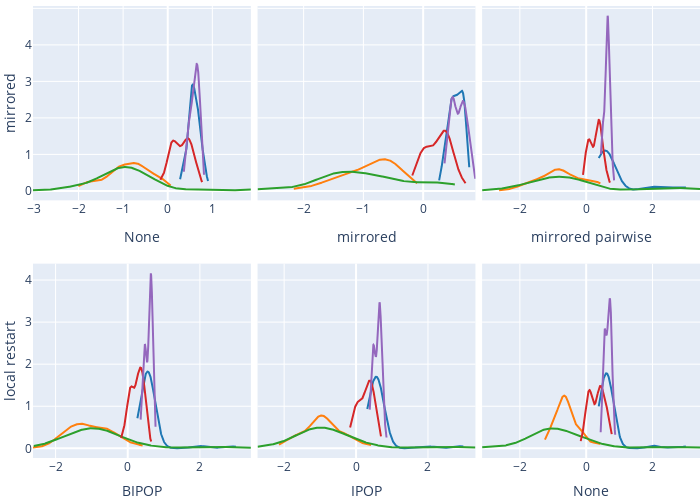

Notebook code for this chart:
### Code cell
import pandas as pd
import numpy as np
import plotly.figure_factory as ff
from plotly.subplots import make_subplots



dim=5
budget=2000
df = pd.read_csv('../data/processed_data_modCMA/conf_perf2vec.csv', index_col=0)
df_grid = pd.read_csv('../data/raw_data/dt_grid_v2.csv', index_col=0)
variable = f'.*_{budget}_{dim}'           
df = df[df.index.str.contains(fr'\b{variable}\b', regex=True)]
df.index = [ int(i.split("_")[0]) for i in df.index]
fig = make_subplots(rows=2, cols=3, vertical_spacing=0.14, shared_yaxes=True, horizontal_spacing=0.01)


row = 1
for module in ['mirrored', 'local_restart']:
    col = 1
    module_values = df_grid[module]
    df = df.join(module_values)
    df = df.replace({np.nan: 'None'})
    unique_module_values = np.unique(df[module])
    for m in range(0, len(unique_module_values)):
        unique_module_value = unique_module_values[m]
        print(unique_module_value)
        df_sub_m = df[df[module]==unique_module_value]
        df_sub_m = df_sub_m.drop([module], axis=1)
        g1 = df_sub_m.iloc[:,0:5]
        g2 = df_sub_m.iloc[:,5:9]
        g3 = df_sub_m.iloc[:,9:14]
        g4 = df_sub_m.iloc[:,14:19]
        g5 = df_sub_m.iloc[:,19:24]
        groups = [g1, g2, g3, g4, g5]
        hist_data = []
        for df_g in groups:
            dist = df_g.mean(axis=1).values   
            dist = [np.log10(10**(-8)) if d == 0 else np.log10(d) for d in dist]
            hist_data.append(dist)

        subfig = ff.create_distplot(hist_data, ['g1', 'g2', 'g3', 'g4', 'g5'], show_hist=False, show_rug=False)
        fig.add_trace(subfig['data'][0], row = row, col=col)
        fig.add_trace(subfig['data'][1], row = row, col=col)
        fig.add_trace(subfig['data'][2], row = row, col=col)
        fig.add_trace(subfig['data'][3], row = row, col=col)
        fig.add_trace(subfig['data'][4], row = row, col=col)
        col+=1
    row +=1


fig.update_layout(
    autosize=False,
    width=700,
    height=500,
    showlegend=False,
    margin=dict(l=0,r=0,b=0,t=0),
)
fig['layout']['yaxis']['title']='mirrored'
fig['layout']['yaxis4']['title']='local restart'
fig['layout']['xaxis']['title']='None'
fig['layout']['xaxis2']['title']='mirrored'
fig['layout']['xaxis3']['title']='mirrored pairwise'
fig['layout']['xaxis4']['title']='BIPOP'
fig['layout']['xaxis5']['title']='IPOP'
fig['layout']['xaxis6']['title']='None'
fig.show()

### Figure 1 — Plotly figure (JSON) as saved in the notebook; plotly's stock layout.template omitted (floating-point values rounded to 4 significant figures; data arrays with more than 128 entries replaced by an {"elided": "..."} marker saying what was removed)
{"data": [{"legendgroup": "g1", "marker": {"color": "rgb(31, 119, 180)"}, "mode": "lines", "name": "g1", "showlegend": true, "type": "scatter", "x": {"elided": "500 float values"}, "xaxis": "x", "y": {"elided": "500 float values"}, "yaxis": "y"}, {"legendgroup": "g2", "marker": {"color": "rgb(255, 127, 14)"}, "mode": "lines", "name": "g2", "showlegend": true, "type": "scatter", "x": {"elided": "500 float values"}, "xaxis": "x", "y": {"elided": "500 float values"}, "yaxis": "y"}, {"legendgroup": "g3", "marker": {"color": "rgb(44, 160, 44)"}, "mode": "lines", "name": "g3", "showlegend": true, "type": "scatter", "x": {"elided": "500 float values"}, "xaxis": "x", "y": {"elided": "500 float values"}, "yaxis": "y"}, {"legendgroup": "g4", "marker": {"color": "rgb(214, 39, 40)"}, "mode": "lines", "name": "g4", "showlegend": true, "type": "scatter", "x": {"elided": "500 float values"}, "xaxis": "x", "y": {"elided": "500 float values"}, "yaxis": "y"}, {"legendgroup": "g5", "marker": {"color": "rgb(148, 103, 189)"}, "mode": "lines", "name": "g5", "showlegend": true, "type": "scatter", "x": {"elided": "500 float values"}, "xaxis": "x", "y": {"elided": "500 float values"}, "yaxis": "y"}, {"legendgroup": "g1", "marker": {"color": "rgb(31, 119, 180)"}, "mode": "lines", "name": "g1", "showlegend": true, "type": "scatter", "x": {"elided": "500 float values"}, "xaxis": "x2", "y": {"elided": "500 float values"}, "yaxis": "y2"}, {"legendgroup": "g2", "marker": {"color": "rgb(255, 127, 14)"}, "mode": "lines", "name": "g2", "showlegend": true, "type": "scatter", "x": {"elided": "500 float values"}, "xaxis": "x2", "y": {"elided": "500 float values"}, "yaxis": "y2"}, {"legendgroup": "g3", "marker": {"color": "rgb(44, 160, 44)"}, "mode": "lines", "name": "g3", "showlegend": true, "type": "scatter", "x": {"elided": "500 float values"}, "xaxis": "x2", "y": {"elided": "500 float values"}, "yaxis": "y2"}, {"legendgroup": "g4", "marker": {"color": "rgb(214, 39, 40)"}, "mode": "lines", "name": "g4", "showlegend": true, "type": "scatter", "x": {"elided": "500 float values"}, "xaxis": "x2", "y": {"elided": "500 float values"}, "yaxis": "y2"}, {"legendgroup": "g5", "marker": {"color": "rgb(148, 103, 189)"}, "mode": "lines", "name": "g5", "showlegend": true, "type": "scatter", "x": {"elided": "500 float values"}, "xaxis": "x2", "y": {"elided": "500 float values"}, "yaxis": "y2"}, {"legendgroup": "g1", "marker": {"color": "rgb(31, 119, 180)"}, "mode": "lines", "name": "g1", "showlegend": true, "type": "scatter", "x": {"elided": "500 float values"}, "xaxis": "x3", "y": {"elided": "500 float values"}, "yaxis": "y3"}, {"legendgroup": "g2", "marker": {"color": "rgb(255, 127, 14)"}, "mode": "lines", "name": "g2", "showlegend": true, "type": "scatter", "x": {"elided": "500 float values"}, "xaxis": "x3", "y": {"elided": "500 float values"}, "yaxis": "y3"}, {"legendgroup": "g3", "marker": {"color": "rgb(44, 160, 44)"}, "mode": "lines", "name": "g3", "showlegend": true, "type": "scatter", "x": {"elided": "500 float values"}, "xaxis": "x3", "y": {"elided": "500 float values"}, "yaxis": "y3"}, {"legendgroup": "g4", "marker": {"color": "rgb(214, 39, 40)"}, "mode": "lines", "name": "g4", "showlegend": true, "type": "scatter", "x": {"elided": "500 float values"}, "xaxis": "x3", "y": {"elided": "500 float values"}, "yaxis": "y3"}, {"legendgroup": "g5", "marker": {"color": "rgb(148, 103, 189)"}, "mode": "lines", "name": "g5", "showlegend": true, "type": "scatter", "x": {"elided": "500 float values"}, "xaxis": "x3", "y": {"elided": "500 float values"}, "yaxis": "y3"}, {"legendgroup": "g1", "marker": {"color": "rgb(31, 119, 180)"}, "mode": "lines", "name": "g1", "showlegend": true, "type": "scatter", "x": {"elided": "500 float values"}, "xaxis": "x4", "y": {"elided": "500 float values"}, "yaxis": "y4"}, {"legendgroup": "g2", "marker": {"color": "rgb(255, 127, 14)"}, "mode": "lines", "name": "g2", "showlegend": true, "type": "scatter", "x": {"elided": "500 float values"}, "xaxis": "x4", "y": {"elided": "500 float values"}, "yaxis": "y4"}, {"legendgroup": "g3", "marker": {"color": "rgb(44, 160, 44)"}, "mode": "lines", "name": "g3", "showlegend": true, "type": "scatter", "x": {"elided": "500 float values"}, "xaxis": "x4", "y": {"elided": "500 float values"}, "yaxis": "y4"}, {"legendgroup": "g4", "marker": {"color": "rgb(214, 39, 40)"}, "mode": "lines", "name": "g4", "showlegend": true, "type": "scatter", "x": {"elided": "500 float values"}, "xaxis": "x4", "y": {"elided": "500 float values"}, "yaxis": "y4"}, {"legendgroup": "g5", "marker": {"color": "rgb(148, 103, 189)"}, "mode": "lines", "name": "g5", "showlegend": true, "type": "scatter", "x": {"elided": "500 float values"}, "xaxis": "x4", "y": {"elided": "500 float values"}, "yaxis": "y4"}, {"legendgroup": "g1", "marker": {"color": "rgb(31, 119, 180)"}, "mode": "lines", "name": "g1", "showlegend": true, "type": "scatter", "x": {"elided": "500 float values"}, "xaxis": "x5", "y": {"elided": "500 float values"}, "yaxis": "y5"}, {"legendgroup": "g2", "marker": {"color": "rgb(255, 127, 14)"}, "mode": "lines", "name": "g2", "showlegend": true, "type": "scatter", "x": {"elided": "500 float values"}, "xaxis": "x5", "y": {"elided": "500 float values"}, "yaxis": "y5"}, {"legendgroup": "g3", "marker": {"color": "rgb(44, 160, 44)"}, "mode": "lines", "name": "g3", "showlegend": true, "type": "scatter", "x": {"elided": "500 float values"}, "xaxis": "x5", "y": {"elided": "500 float values"}, "yaxis": "y5"}, {"legendgroup": "g4", "marker": {"color": "rgb(214, 39, 40)"}, "mode": "lines", "name": "g4", "showlegend": true, "type": "scatter", "x": {"elided": "500 float values"}, "xaxis": "x5", "y": {"elided": "500 float values"}, "yaxis": "y5"}, {"legendgroup": "g5", "marker": {"color": "rgb(148, 103, 189)"}, "mode": "lines", "name": "g5", "showlegend": true, "type": "scatter", "x": {"elided": "500 float values"}, "xaxis": "x5", "y": {"elided": "500 float values"}, "yaxis": "y5"}, {"legendgroup": "g1", "marker": {"color": "rgb(31, 119, 180)"}, "mode": "lines", "name": "g1", "showlegend": true, "type": "scatter", "x": {"elided": "500 float values"}, "xaxis": "x6", "y": {"elided": "500 float values"}, "yaxis": "y6"}, {"legendgroup": "g2", "marker": {"color": "rgb(255, 127, 14)"}, "mode": "lines", "name": "g2", "showlegend": true, "type": "scatter", "x": {"elided": "500 float values"}, "xaxis": "x6", "y": {"elided": "500 float values"}, "yaxis": "y6"}, {"legendgroup": "g3", "marker": {"color": "rgb(44, 160, 44)"}, "mode": "lines", "name": "g3", "showlegend": true, "type": "scatter", "x": {"elided": "500 float values"}, "xaxis": "x6", "y": {"elided": "500 float values"}, "yaxis": "y6"}, {"legendgroup": "g4", "marker": {"color": "rgb(214, 39, 40)"}, "mode": "lines", "name": "g4", "showlegend": true, "type": "scatter", "x": {"elided": "500 float values"}, "xaxis": "x6", "y": {"elided": "500 float values"}, "yaxis": "y6"}, {"legendgroup": "g5", "marker": {"color": "rgb(148, 103, 189)"}, "mode": "lines", "name": "g5", "showlegend": true, "type": "scatter", "x": {"elided": "500 float values"}, "xaxis": "x6", "y": {"elided": "500 float values"}, "yaxis": "y6"}], "layout": {"autosize": false, "height": 500, "margin": {"b": 0, "l": 0, "r": 0, "t": 0}, "showlegend": false, "width": 700, "xaxis": {"anchor": "y", "domain": [0, 0.3267], "title": {"text": "None"}}, "xaxis2": {"anchor": "y2", "domain": [0.3367, 0.6633], "title": {"text": "mirrored"}}, "xaxis3": {"anchor": "y3", "domain": [0.6733, 1], "title": {"text": "mirrored pairwise"}}, "xaxis4": {"anchor": "y4", "domain": [0, 0.3267], "title": {"text": "BIPOP"}}, "xaxis5": {"anchor": "y5", "domain": [0.3367, 0.6633], "title": {"text": "IPOP"}}, "xaxis6": {"anchor": "y6", "domain": [0.6733, 1], "title": {"text": "None"}}, "yaxis": {"anchor": "x", "domain": [0.57, 1], "title": {"text": "mirrored"}}, "yaxis2": {"anchor": "x2", "domain": [0.57, 1], "matches": "y", "showticklabels": false}, "yaxis3": {"anchor": "x3", "domain": [0.57, 1], "matches": "y", "showticklabels": false}, "yaxis4": {"anchor": "x4", "domain": [0, 0.43], "title": {"text": "local restart"}}, "yaxis5": {"anchor": "x5", "domain": [0, 0.43], "matches": "y4", "showticklabels": false}, "yaxis6": {"anchor": "x6", "domain": [0, 0.43], "matches": "y4", "showticklabels": false}}}
